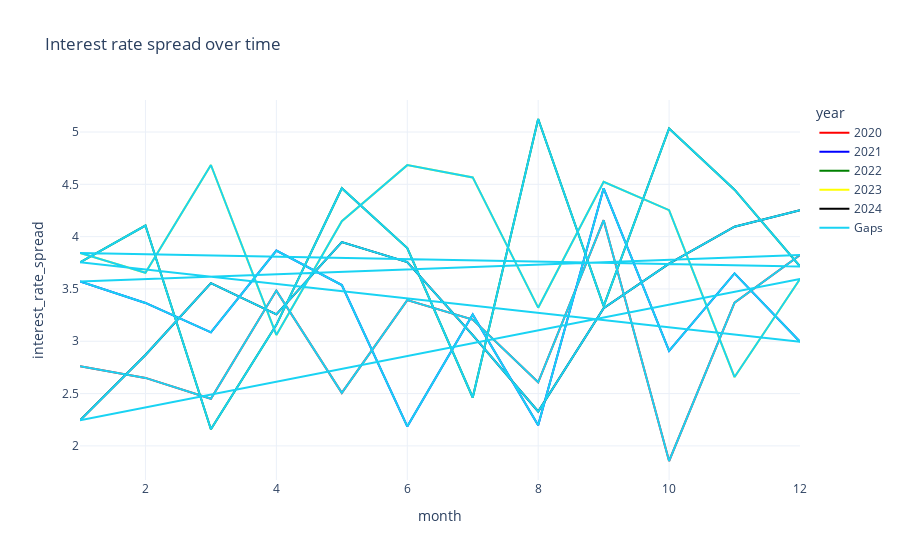

The code cell stored with this chart in its notebook:
### Markdown cell above
THE TREND OF INTEREST RATE SPREAD OVER TIME

### Code cell
# Define colors
colors = {2020: 'red', 2021: 'blue', 2022: 'green', 2023: 'yellow', 2024: 'black'}

# Initialize the plot figure
fig = px.line(df, x='month', y='interest_rate_spread', title='Interest rate spread over time', color='year', color_discrete_map=colors, template='plotly_white')

# Add traces for each year with custom colors
fig.add_trace(go.Scatter(x=df['month'], y=df['interest_rate_spread'], name='Gaps', mode='lines'))


fig.show()

### Figure 1 — Plotly figure (JSON) as saved in the notebook; plotly's stock layout.template omitted (floating-point values rounded to 4 significant figures)
{"data": [{"hovertemplate": "year=2020<br>month=%{x}<br>interest_rate_spread=%{y}<extra></extra>", "legendgroup": "2020", "line": {"color": "red", "dash": "solid"}, "marker": {"symbol": "circle"}, "mode": "lines", "name": "2020", "orientation": "v", "showlegend": true, "type": "scatter", "x": [1, 2, 3, 4, 5, 6, 7, 8, 9, 10, 11, 12], "xaxis": "x", "y": [2.762, 2.65, 2.45, 3.484, 2.507, 3.393, 3.207, 2.608, 4.158, 1.856, 3.369, 3.825], "yaxis": "y"}, {"hovertemplate": "year=2021<br>month=%{x}<br>interest_rate_spread=%{y}<extra></extra>", "legendgroup": "2021", "line": {"color": "blue", "dash": "solid"}, "marker": {"symbol": "circle"}, "mode": "lines", "name": "2021", "orientation": "v", "showlegend": true, "type": "scatter", "x": [1, 2, 3, 4, 5, 6, 7, 8, 9, 10, 11, 12], "xaxis": "x", "y": [3.572, 3.366, 3.086, 3.867, 3.538, 2.186, 3.255, 2.197, 4.462, 2.908, 3.648, 2.995], "yaxis": "y"}, {"hovertemplate": "year=2022<br>month=%{x}<br>interest_rate_spread=%{y}<extra></extra>", "legendgroup": "2022", "line": {"color": "green", "dash": "solid"}, "marker": {"symbol": "circle"}, "mode": "lines", "name": "2022", "orientation": "v", "showlegend": true, "type": "scatter", "x": [1, 2, 3, 4, 5, 6, 7, 8, 9, 10, 11, 12], "xaxis": "x", "y": [3.755, 4.106, 2.159, 3.157, 4.463, 3.891, 2.463, 5.124, 3.336, 5.035, 4.449, 3.716], "yaxis": "y"}, {"hovertemplate": "year=2023<br>month=%{x}<br>interest_rate_spread=%{y}<extra></extra>", "legendgroup": "2023", "line": {"color": "yellow", "dash": "solid"}, "marker": {"symbol": "circle"}, "mode": "lines", "name": "2023", "orientation": "v", "showlegend": true, "type": "scatter", "x": [1, 2, 3, 4, 5, 6, 7, 8, 9, 10, 11, 12], "xaxis": "x", "y": [3.844, 3.655, 4.685, 3.061, 4.148, 4.684, 4.566, 3.321, 4.524, 4.253, 2.658, 3.595], "yaxis": "y"}, {"hovertemplate": "year=2024<br>month=%{x}<br>interest_rate_spread=%{y}<extra></extra>", "legendgroup": "2024", "line": {"color": "black", "dash": "solid"}, "marker": {"symbol": "circle"}, "mode": "lines", "name": "2024", "orientation": "v", "showlegend": true, "type": "scatter", "x": [1, 2, 3, 4, 5, 6, 7, 8, 9, 10, 11, 12], "xaxis": "x", "y": [2.245, 2.869, 3.555, 3.257, 3.948, 3.757, 3.059, 2.329, 3.316, 3.741, 4.095, 4.251], "yaxis": "y"}, {"mode": "lines", "name": "Gaps", "type": "scatter", "x": [1, 2, 3, 4, 5, 6, 7, 8, 9, 10, 11, 12, 1, 2, 3, 4, 5, 6, 7, 8, 9, 10, 11, 12, 1, 2, 3, 4, 5, 6, 7, 8, 9, 10, 11, 12, 1, 2, 3, 4, 5, 6, 7, 8, 9, 10, 11, 12, 1, 2, 3, 4, 5, 6, 7, 8, 9, 10, 11, 12], "y": [2.762, 2.65, 2.45, 3.484, 2.507, 3.393, 3.207, 2.608, 4.158, 1.856, 3.369, 3.825, 3.572, 3.366, 3.086, 3.867, 3.538, 2.186, 3.255, 2.197, 4.462, 2.908, 3.648, 2.995, 3.755, 4.106, 2.159, 3.157, 4.463, 3.891, 2.463, 5.124, 3.336, 5.035, 4.449, 3.716, 3.844, 3.655, 4.685, 3.061, 4.148, 4.684, 4.566, 3.321, 4.524, 4.253, 2.658, 3.595, 2.245, 2.869, 3.555, 3.257, 3.948, 3.757, 3.059, 2.329, 3.316, 3.741, 4.095, 4.251]}], "layout": {"legend": {"title": {"text": "year"}, "tracegroupgap": 0}, "title": {"text": "Interest rate spread over time"}, "xaxis": {"anchor": "y", "domain": [0, 1], "title": {"text": "month"}}, "yaxis": {"anchor": "x", "domain": [0, 1], "title": {"text": "interest_rate_spread"}}}}
